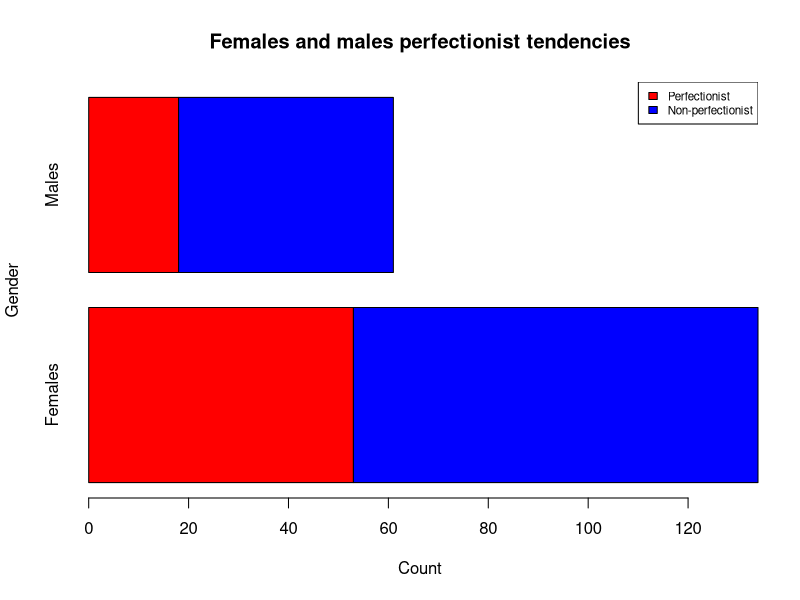
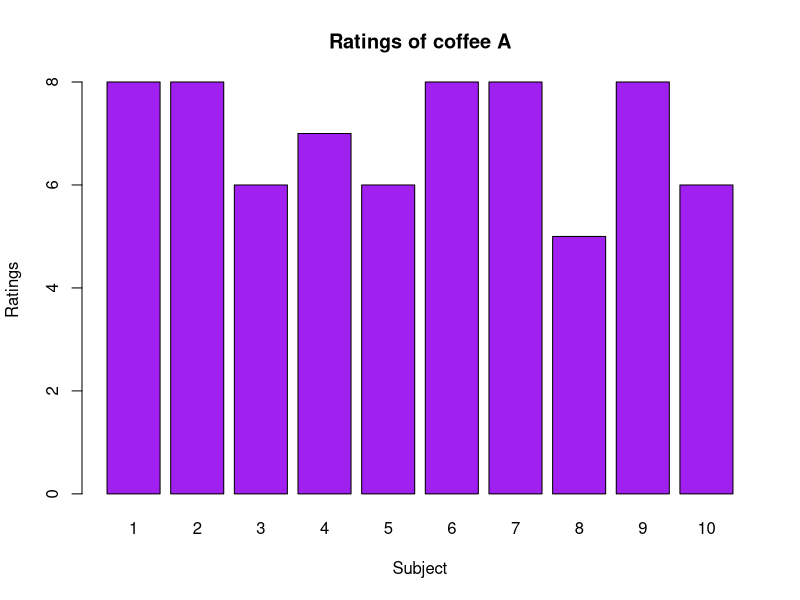
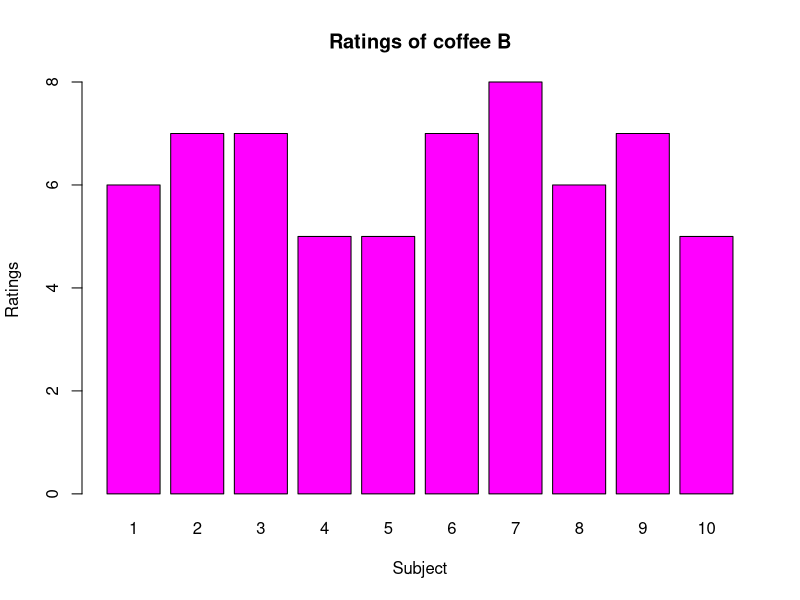

Generate these figures, in order, with R:
#' QUESTION 1
#
#' Create the sample numbers of 150 which are normally distributed
#' and check whether the estimators are unbiased. (10 marks)
#
#' A bias is the difference between an estimate and the parameter.
#' An unbiased estimator is an estimator with no bias.
#' Hence, an unbiased estimator is a statistic whose expected value 
#' equals the parameter it aims to estimate.
#' The estimator in our case will be the sample mean 
#
#' Population parameters are
popl_mean = 12
popl_sd = 6
#
#' Here, I generate 1000 normal samples of size 150, with population parameters as defined above.
#' Then, taking their mean, I substract them from the population mean to find the bias.
#' I repeat this process 10 times, to get 10  biases.
biases = replicate(10, popl_mean - mean(replicate(1000, mean(rnorm(150, mean = popl_mean, sd = popl_sd)))))
#' Averaging the various obtained estimates to get a more accurate estimate of population mean and standard deviation...
print(biases)
sum(biases)
#' As can be seen, the biases are close to zero, and are not significantly mostly positive or negative.
#' Hence, we may conclude that sample mean is an unbiased estimator of population mean.
#
#
#' QUESTION 2
#
#' Recently 195 North Georgia students were given a perfectionism survey. -Scores of 90 or 
#' higher indicate a person who has significant perfectionistic tendencies. The chart below
#' compares the number of perfectionists by gender. Test at the 0.05 level of significance
#' whether a gender difference exists for perfectionism. (10 marks)
#
data = matrix(c(53, 18, 81, 43), ncol = 2, byrow = TRUE)
print(data)
barplot(
  data,
  main = "Females and males perfectionist tendencies",
  col = c("red", "blue"),
  xlab = "Count", 
  ylab = "Gender",
  names.arg = c("Females", "Males"),
  horiz = TRUE
  )
legend(
  "topright",
  c("Perfectionist", "Non-perfectionist"),
  fill = c("red", "blue"),
  cex=0.70
)
#' Here, the rows denote the presence of perfectionistic tendencies {Perf, Not}
#' and the columns denote the gender {Females, Males}
#
#' Here, since there are two attributes that we want to find an association between,
#' we use the Chi-squared test for testing the independence of attributes.
#
#' Hypotheses:
# H_0: Gender and perfectionistic tendencies are independent (no association)
# H_0: Gender and perfectionistic tendencies are associated
# (Note that level of significance = 0.05)
#
#' The test results are...
chisq.test(data)
#' Here, p = 0.2337 > 0.05.
#' The level of significance is the probability of getting significant Chi-square values 
#' (i.e. significantly low-probability Chi-squared values, since a lower probability value occurring means
#' that the probability that the value occurred by pure chance is lesser), 
#' assuming that H_0 is true i.e. assuming that the attributes are independent.
#' The p-value is the probability of the current Chi-squared value occurring.
#' Hence, since p > level of significance here, this means the probability if getting our current Chi-squared value
#' is higher than the probability of getting a significant Chi-squared value.
#' Hence, the current Chi-squared value has a high enough probability of occurring to not be considerd significance
#' i.e. to be considered as probably a product of pure chance. Hence, we may accept H_0, i.e.
#' we may conclude that there is no association between gender and perfectionistic tendencies.
#
#
#' QUESTION 3
#
#' The same group of people rated both brands of coffee. Half of the subjects tasted brand A
#' first. Half of the subjects tasted brand B first. Is there a difference in the mean ratings
#' between the two brands of coffee? (10 marks)
#
library(ggplot2)
subjects = c(1:10)
coffee_A = c(8, 8, 6, 7, 6, 8, 8, 5, 8, 6)
coffee_B = c(6, 7, 7, 5, 5, 7, 8, 6, 7, 5)
data = data.frame(subjects, coffee_A, coffee_B)
barplot(main = "Ratings of coffee A", data$coffee_A, xlab = "Subject", ylab = "Ratings", names.arg = c(1:10), col = "purple")
barplot(main = "Ratings of coffee B", data$coffee_B, xlab = "Subject", ylab = "Ratings", names.arg = c(1:10), col = "magenta")
#
#' Here, we have two samples, and we need to infer the means of the populations of the two samples,
#' and compare them to see if they are significantly different. Hence, we use t-test. The samples are not paired,
#' since half the people tasted A first, and the other half tasted the B first, so we cannot
#' determine for any one observation whether it was the A's rating that affected B's rating
#' or vice versa.
#
#' By performing a t-test, we make the following assumptions...
# 1. Samples are independent (which they are, in our case)
# 2. Samples follow normal distribution
#
#' Also, we need to check if the samples' inferred populations have the same or very similar variances,
#' since there are different variations of the t-test, depending on this answer.
#
#' To first test whether the samples' inferred populations can be said to have the same variances, we
#' use the F-test.
#' Hypotheses:
# H_0: Population variances are equal
# H_1: Population variances are different
# (Note that level of significance = 0.05)
var.test(data$coffee_A, data$coffee_B)
#' Here we have p = 0.8016 > 0.05. Hence, for reasons similar to the ones discussed in question 2's conclusion,
#' we may accept H_0 i.e. we may conclude that the variances of the inferred populations of the samples of coffee ratings
#' are equal. In other words, in the population, we may expect with 95% confidence that the varinances in the ratings of coffee A and B
#' in the population will be close enough to be considered equal.
#
#' Now, to test whether the samples' inferred populations each can be said to follow a normal distribution,
#' we use the Shapiro-Wilk test.
#' Hypotheses:
# H_0: The population follows normal distribution
# H_1: The population follows some non-normal distribution
# (Note that level of significance = 0.05)
shapiro.test(data$coffee_A)
shapiro.test(data$coffee_B)
#' For coffee A's ratings, p = 0.0135 < 0.05 (H_0 rejected), while for coffee B's ratings, p = 0.1105 > 0.05 (H_0 accepted).
#' Hence, while the coffee ratings of A from the entire population cannot be said to follow a normal distribution,
#' coffee ratings of B from the entire population can be said follow a normal distribution.
#
#' However, since the t-test is robust, assumptions not being met can still allow for
#' an accurate test. So we continue with the t-test.
#' Hypotheses:
# H_0: Population means are the same
# H_1: Population means are significantly different
# (Note that level of significance in 0.05)
t.test(data$coffee_A, data$coffee_B, var.equal = TRUE)
#' Here, we have p = 0.1748. Hence, we may accept H_0. Hence, we may conclude that
#' for the entire population, the ratings of coffee A and coffee B will not be significantly different.
#' This suggests that there will be strong competition between the two brands.